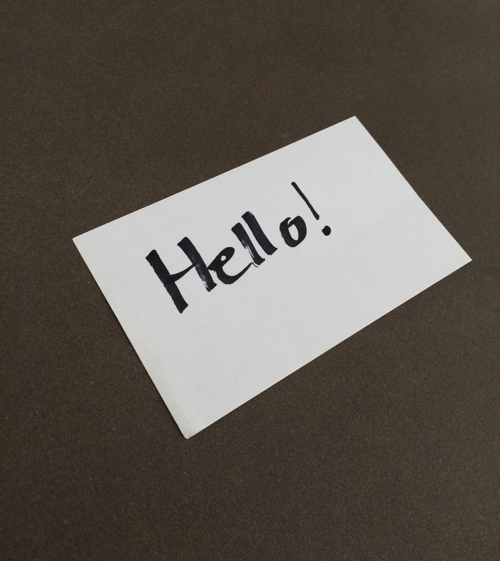
#> input picture doc_scanner_basic/example_01.png, 500 x 561 px
$ python scan.py --image example_01.png   (older library calls are emulated)
#> lines starting #> are read from the running program, lines starting #| are printed output that depends on the picture; after the words box and inside, x2 and y2 are one past the last pixel; in counts of white or black regions, pixels touching at a corner belong together
# from pyimagesearch.transform import four_point_transform
import cv2
import numpy as np
# from scikit-image.filters import threshold_local
import argparse
import imutils

def order_points(pts):
	# initialzie a list of coordinates that will be ordered
	# such that the first entry in the list is the top-left,
	# the second entry is the top-right, the third is the
	# bottom-right, and the fourth is the bottom-left
	rect = np.zeros((4, 2), dtype = "float32")

	# the top-left point will have the smallest sum, whereas
	# the bottom-right point will have the largest sum
	s = pts.sum(axis = 1)
	rect[0] = pts[np.argmin(s)]
	rect[2] = pts[np.argmax(s)]

	# now, compute the difference between the points, the
	# top-right point will have the smallest difference,
	# whereas the bottom-left will have the largest difference
	diff = np.diff(pts, axis = 1)
	rect[1] = pts[np.argmin(diff)]
	rect[3] = pts[np.argmax(diff)]

	# return the ordered coordinates
	return rect

def four_point_transform(image, pts):
	# obtain a consistent order of the points and unpack them
	# individually
	rect = order_points(pts)
	(tl, tr, br, bl) = rect

	# compute the width of the new image, which will be the
	# maximum distance between bottom-right and bottom-left
	# x-coordiates or the top-right and top-left x-coordinates
	widthA = np.sqrt(((br[0] - bl[0]) ** 2) + ((br[1] - bl[1]) ** 2))
	widthB = np.sqrt(((tr[0] - tl[0]) ** 2) + ((tr[1] - tl[1]) ** 2))
	maxWidth = max(int(widthA), int(widthB))

	# compute the height of the new image, which will be the
	# maximum distance between the top-right and bottom-right
	# y-coordinates or the top-left and bottom-left y-coordinates
	heightA = np.sqrt(((tr[0] - br[0]) ** 2) + ((tr[1] - br[1]) ** 2))
	heightB = np.sqrt(((tl[0] - bl[0]) ** 2) + ((tl[1] - bl[1]) ** 2))
	maxHeight = max(int(heightA), int(heightB))

	# now that we have the dimensions of the new image, construct
	# the set of destination points to obtain a "birds eye view",
	# (i.e. top-down view) of the image, again specifying points
	# in the top-left, top-right, bottom-right, and bottom-left
	# order
	dst = np.array([
		[0, 0],
		[maxWidth - 1, 0],
		[maxWidth - 1, maxHeight - 1],
		[0, maxHeight - 1]], dtype = "float32")

	# compute the perspective transform matrix and then apply it
	M = cv2.getPerspectiveTransform(rect, dst)
	warped = cv2.warpPerspective(image, M, (maxWidth, maxHeight))

	# return the warped image
	return warped


ap = argparse.ArgumentParser()
ap.add_argument('-i','--image',required = True, help = 'Path to the image to eb scanned')
args = vars(ap.parse_args())

image = cv2.imread(args['image'])
#> image is the input picture: shape (561, 500, 3); mean B, G, R 80.9, 88.6, 95.4
ratio = image.shape[0] / 500.0
#> ratio = 1.12
orig = image.copy()
image = imutils.resize(image, height = 500)
#> image: shape (500, 445, 3)

gray = cv2.cvtColor(image, cv2.COLOR_BGR2GRAY)
gray = cv2.GaussianBlur(image, (5,5), 0)
#> gray: shape (500, 445, 3)
edges = cv2.Canny(gray, 75, 200)
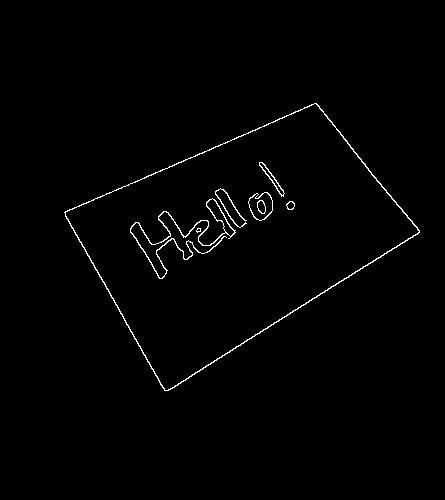
#> edges: shape (500, 445); 1.1% white in thin lines or dots, all inside (x1, y1, x2, y2) = (64, 103, 420, 391)

print("STEP 1: Edge Detection")
cv2.imshow("Image", image)
cv2.imshow("Edged", edges)
cv2.waitKey(0)
cv2.destroyAllWindows()

cnts = cv2.findContours(edges.copy(), cv2.RETR_LIST, cv2.CHAIN_APPROX_SIMPLE)
#> cnts = 15 contours, 2 with area under 20; largest, box (x1, y1, x2, y2) and area: (64, 103, 420, 391) 52947, (65, 103, 420, 391) 52505, (130, 198, 236, 279) 536, (248, 192, 273, 221) 495, (248, 192, 273, 221) 466
cnts = cnts[0] if imutils.is_cv2() else cnts[1]
cnts = sorted(cnts, key = cv2.contourArea, reverse = True)[:5]
#> cnts = 5 contours; box (x1, y1, x2, y2) and area: (64, 103, 420, 391) 52947, (65, 103, 420, 391) 52505, (130, 198, 236, 279) 536, (248, 192, 273, 221) 495, (248, 192, 273, 221) 466

for c in cnts:
    peri = cv2.arcLength(c,True)
    approx = cv2.approxPolyDP(c, 0.02*peri, True)
    if len(approx) == 4:
       screenCnt = approx
       break
#> this loop made 1 pass
#> (peri, screenCnt) on pass 1: (1008.7, [[316, 103], [64, 212], [164, 390], [419, 232]])

print("STEP 2: Find contours of paper")
cv2.drawContours(image, [screenCnt], -1, (0, 255, 0), 2)
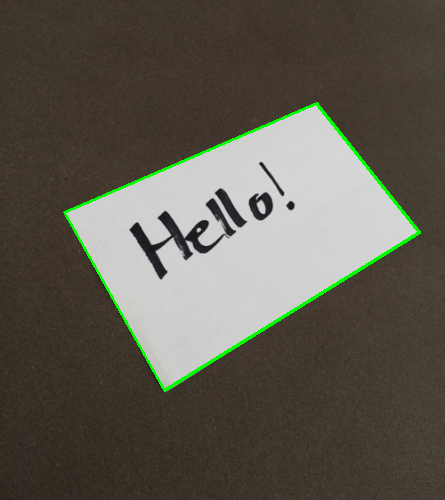
#> image: shape (500, 445, 3); mean B, G, R 79.2, 89.9, 93.5
cv2.imshow("Outline", image)
cv2.waitKey(0)
cv2.destroyAllWindows()

warped = four_point_transform(orig, screenCnt.reshape(4,2)*ratio)
#> in order_points, `s = pts.sum(axis = 1)`: s = [470.1, 309.7, 621.6, 730.4]
#> in order_points, `diff = np.diff(pts, axis = 1)`: diff = [-239, 166.1, 253.6, -209.8]
#> in four_point_transform, `rect = order_points(pts)`: rect = [[71.81, 237.9], [354.6, 115.6], [470.1, 260.3], [184, 437.6]]
#> in four_point_transform, `(tl, tr, br, bl) = rect`: tl = [71.81, 237.9]; tr = [354.6, 115.6]; br = [470.1, 260.3]; bl = [184, 437.6]
#> in four_point_transform, `widthA = np.sqrt(((br[0] - bl[0]) ** 2) + ((br[1] - bl[1]) ** 2))`: widthA = 336.6
#> in four_point_transform, `widthB = np.sqrt(((tr[0] - tl[0]) ** 2) + ((tr[1] - tl[1]) ** 2))`: widthB = 308.1
#> in four_point_transform, `maxWidth = max(int(widthA), int(widthB))`: maxWidth = 336
#> in four_point_transform, `heightA = np.sqrt(((tr[0] - br[0]) ** 2) + ((tr[1] - br[1]) ** 2))`: heightA = 185.2
#> in four_point_transform, `heightB = np.sqrt(((tl[0] - bl[0]) ** 2) + ((tl[1] - bl[1]) ** 2))`: heightB = 229.1
#> in four_point_transform, `maxHeight = max(int(heightA), int(heightB))`: maxHeight = 229
#> in four_point_transform, `dst = np.array([ [0, 0], [maxWidth - 1, 0], [maxWidth - 1, maxHeight -..`: dst = [[0, 0], [335, 0], [335, 228], [0, 228]]
#> in four_point_transform, `M = cv2.getPerspectiveTransform(rect, dst)`: M = [[0.922, -0.518, 56.99], [0.538, 1.24, -334.2], [-0.000412, 0.00098, 1]]
#> in four_point_transform, `warped = cv2.warpPerspective(image, M, (maxWidth, maxHeight))`:
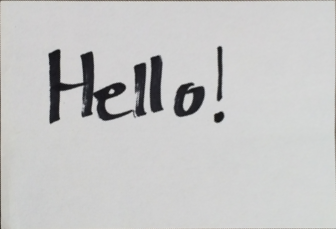
#> warped: shape (229, 336, 3); mean B, G, R 198.3, 198.6, 198.6
# T = threshold_local(warped, 11, offset =10, method = 'gaussian')
# warped = (warped>T).astype('uint8') * 255
#> (the run stopped early here; a loop or call above may not have finished)
